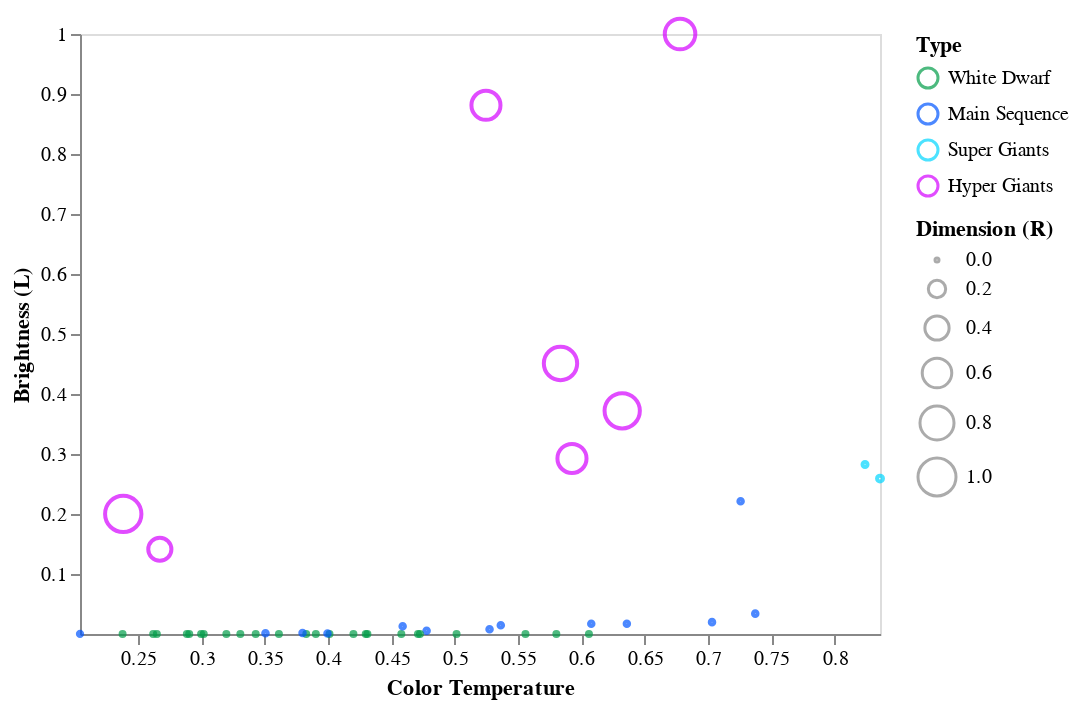

Write notebook code for a chart like this one.
### Markdown cell above
In questo primo grafico possiamo vedere come in questa classe spettrale siano presenti tre tipi diversi di stelle di dimensione, luminosità e temperatura di colore variabile.

Possiamo notare come sia presente un cluster di stelle appartenenti al gruppo Main Sequence nella parte inferiore destra del grafico: sono stelle con una luminosità bassa ma una temperatura elevata. É possibile altresì notare che sono stelle molto piccole.

Sempre nella parte più a destra del grafico, quindi fra le stelle con una temperatura elevata, è possibile trovare le stelle appartenenti al gruppo delle Hyper Giants. Possiamo notare come le stelle appartenenti a questo gruppo siano stelle di dimensioni elevate rispetto alle altre presenti in questa classe spettrale.

Notiamo come le stelle appartenenti alla categoria delle Super Giants siano stelle piccole che hanno prevalentemente una temperatura e una luminosità medio-bassa.

### Code cell
data = dataset[dataset['Spectral_Class'] == 'B']

dom = ['White Dwarf', 'Main Sequence', 'Super Giants', 'Hyper Giants']
rng = ['#029c49', '#0055ff', '#00d5ff', '#d400ff']

alt.Chart(data).mark_point().encode( 
    
    x = alt.X('Temperature',
         scale = alt.Scale(domain = (min(data.Temperature), max(data.Temperature))),
         axis = alt.Axis(format='K', title='Color Temperature', grid = False)
         ),
    
    y = alt.Y('L',
         scale = alt.Scale(domain = (min(data.L), max(data.L))),
         axis = alt.Axis(format='K', title='Brightness (L)', grid = False)
         ),
    
    size = alt.Size('R', 
                    scale = alt.Scale(domain = [0, 1]), 
                    legend = alt.Legend(title = 'Dimension (R)')
                   ),
    
    color = alt.Color('Type', scale=alt.Scale(domain=dom, range=rng)
                     )
    
)

### Figure 1 — Vega-Lite specification as saved in the notebook (floating-point values rounded to 4 significant figures)
{"config": {"view": {"continuousWidth": 400, "continuousHeight": 300}}, "data": {"name": "data-108a41c4d2f56f8b3a0ee02bf9668583"}, "mark": "point", "encoding": {"color": {"type": "nominal", "field": "Type", "scale": {"domain": ["White Dwarf", "Main Sequence", "Super Giants", "Hyper Giants"], "range": ["#029c49", "#0055ff", "#00d5ff", "#d400ff"]}}, "size": {"type": "quantitative", "field": "R", "legend": {"title": "Dimension (R)"}, "scale": {"domain": [0, 1]}}, "x": {"type": "quantitative", "axis": {"format": "K", "grid": false, "title": "Color Temperature"}, "field": "Temperature", "scale": {"domain": [0.2039, 0.8358]}}, "y": {"type": "quantitative", "axis": {"format": "K", "grid": false, "title": "Brightness (L)"}, "field": "L", "scale": {"domain": [6.004e-10, 1.0]}}}, "$schema": "https://vega.github.io/schema/vega-lite/v4.8.1.json", "datasets": {"data-108a41c4d2f56f8b3a0ee02bf9668583": [{"Temperature": 0.6059, "L": 6.583e-08, "R": 0.0, "A_M": 0.7036, "Color": "Blue-White", "Spectral_Class": "B", "Type": "White Dwarf"}, {"Temperature": 0.3826, "L": 1.521e-08, "R": 2.874e-06, "A_M": 0.7445, "Color": "Blue-White", "Spectral_Class": "B", "Type": "White Dwarf"}, {"Temperature": 0.7373, "L": 0.03395, "R": 0.003229, "A_M": 0.2414, "Color": "Blue-White", "Spectral_Class": "B", "Type": "Main Sequence"}, {"Temperature": 0.3504, "L": 0.001337, "R": 0.003691, "A_M": 0.3111, "Color": "Blue-White", "Spectral_Class": "B", "Type": "Main Sequence"}, {"Temperature": 0.2039, "L": 8.712e-05, "R": 0.001479, "A_M": 0.3777, "Color": "White", "Spectral_Class": "B", "Type": "Main Sequence"}, {"Temperature": 0.8358, "L": 0.259, "R": 0.01334, "A_M": 0.182, "Color": "Blue", "Spectral_Class": "B", "Type": "Super Giants"}, {"Temperature": 0.401, "L": 1.06e-09, "R": 3.387e-06, "A_M": 0.762, "Color": "Blue-White", "Spectral_Class": "B", "Type": "White Dwarf"}, {"Temperature": 0.3195, "L": 6.946e-10, "R": 2.566e-07, "A_M": 0.7533, "Color": "Blue-White", "Spectral_Class": "B", "Type": "White Dwarf"}, {"Temperature": 0.2646, "L": 8.241e-10, "R": 4.106e-07, "A_M": 0.752, "Color": "Blue-White", "Spectral_Class": "B", "Type": "White Dwarf"}, {"Temperature": 0.2375, "L": 7.77e-10, "R": 1.54e-07, "A_M": 0.7226, "Color": "Blue-White", "Spectral_Class": "B", "Type": "White Dwarf"}, {"Temperature": 0.4708, "L": 1.201e-09, "R": 2.412e-06, "A_M": 0.7273, "Color": "Blue", "Spectral_Class": "B", "Type": "White Dwarf"}, {"Temperature": 0.824, "L": 0.2825, "R": 0.006154, "A_M": 0.1695, "Color": "Blue", "Spectral_Class": "B", "Type": "Super Giants"}, {"Temperature": 0.3016, "L": 6.004e-10, "R": 7.236e-07, "A_M": 0.8002, "Color": "Blue-White", "Spectral_Class": "B", "Type": "White Dwarf"}, {"Temperature": 0.5013, "L": 1.672e-09, "R": 1.437e-06, "A_M": 0.733, "Color": "Blue", "Spectral_Class": "B", "Type": "White Dwarf"}, {"Temperature": 0.4296, "L": 1.436e-09, "R": 4.824e-07, "A_M": 0.7724, "Color": "Blue", "Spectral_Class": "B", "Type": "White Dwarf"}, {"Temperature": 0.3305, "L": 8.712e-10, "R": 6.774e-07, "A_M": 0.7455, "Color": "Blue-White", "Spectral_Class": "B", "Type": "White Dwarf"}, {"Temperature": 0.2617, "L": 6.946e-10, "R": 2.977e-07, "A_M": 0.7286, "Color": "Blue-White", "Spectral_Class": "B", "Type": "White Dwarf"}, {"Temperature": 0.2883, "L": 7.417e-10, "R": 5.389e-07, "A_M": 0.7739, "Color": "Blue-White", "Spectral_Class": "B", "Type": "White Dwarf"}, {"Temperature": 0.2902, "L": 9.418e-10, "R": 8.006e-07, "A_M": 0.7239, "Color": "Blue-White", "Spectral_Class": "B", "Type": "White Dwarf"}, {"Temperature": 0.7257, "L": 0.2213, "R": 0.003085, "A_M": 0.2473, "Color": "Blue-White", "Spectral_Class": "B", "Type": "Main Sequence"}, {"Temperature": 0.3797, "L": 0.001505, "R": 0.002911, "A_M": 0.2689, "Color": "Blue-White", "Spectral_Class": "B", "Type": "Main Sequence"}, {"Temperature": 0.6077, "L": 0.01707, "R": 0.003034, "A_M": 0.2483, "Color": "Blue-White", "Spectral_Class": "B", "Type": "Main Sequence"}, {"Temperature": 0.7031, "L": 0.01977, "R": 0.00328, "A_M": 0.2448, "Color": "Blue-White", "Spectral_Class": "B", "Type": "Main Sequence"}, {"Temperature": 0.6358, "L": 0.01709, "R": 0.002813, "A_M": 0.2539, "Color": "Blue-White", "Spectral_Class": "B", "Type": "Main Sequence"}, {"Temperature": 0.4777, "L": 0.005557, "R": 0.003475, "A_M": 0.2664, "Color": "Blue-White", "Spectral_Class": "B", "Type": "Main Sequence"}, {"Temperature": 0.6322, "L": 0.372, "R": 0.8617, "A_M": 0.08818, "Color": "Blue", "Spectral_Class": "B", "Type": "Hyper Giants"}, {"Temperature": 0.2381, "L": 0.2001, "R": 0.913, "A_M": 0.06316, "Color": "Blue-White", "Spectral_Class": "B", "Type": "Hyper Giants"}, {"Temperature": 0.267, "L": 0.1413, "R": 0.3638, "A_M": 0.1276, "Color": "Blue-White", "Spectral_Class": "B", "Type": "Hyper Giants"}, {"Temperature": 0.5925, "L": 0.2925, "R": 0.5822, "A_M": 0.1151, "Color": "Blue-White", "Spectral_Class": "B", "Type": "Hyper Giants"}, {"Temperature": 0.3902, "L": 1.554e-09, "R": 1.899e-06, "A_M": 0.7752, "Color": "Blue", "Spectral_Class": "B", "Type": "White Dwarf"}, {"Temperature": 0.361, "L": 1.342e-09, "R": 1.54e-06, "A_M": 0.7455, "Color": "Blue", "Spectral_Class": "B", "Type": "White Dwarf"}, {"Temperature": 0.3427, "L": 1.295e-09, "R": 1.488e-06, "A_M": 0.7552, "Color": "Blue", "Spectral_Class": "B", "Type": "White Dwarf"}, {"Temperature": 0.2995, "L": 1.189e-09, "R": 1.642e-06, "A_M": 0.7761, "Color": "Blue", "Spectral_Class": "B", "Type": "White Dwarf"}, {"Temperature": 0.4309, "L": 1.483e-09, "R": 2.053e-06, "A_M": 0.7236, "Color": "Blue", "Spectral_Class": "B", "Type": "White Dwarf"}, {"Temperature": 0.4724, "L": 1.742e-09, "R": 2.977e-06, "A_M": 0.7273, "Color": "Blue", "Spectral_Class": "B", "Type": "White Dwarf"}, {"Temperature": 0.5801, "L": 1.778e-09, "R": 2.207e-06, "A_M": 0.7026, "Color": "Blue", "Spectral_Class": "B", "Type": "White Dwarf"}, {"Temperature": 0.5558, "L": 1.46e-09, "R": 1.026e-06, "A_M": 0.6911, "Color": "Blue", "Spectral_Class": "B", "Type": "White Dwarf"}, {"Temperature": 0.4199, "L": 1.213e-09, "R": 1.129e-06, "A_M": 0.7373, "Color": "Blue", "Spectral_Class": "B", "Type": "White Dwarf"}, {"Temperature": 0.4577, "L": 1.377e-09, "R": 8.109e-07, "A_M": 0.7361, "Color": "Blue", "Spectral_Class": "B", "Type": "White Dwarf"}, {"Temperature": 0.5363, "L": 0.01466, "R": 0.00326, "A_M": 0.258, "Color": "Blue-White", "Spectral_Class": "B", "Type": "Main Sequence"}, {"Temperature": 0.5274, "L": 0.007944, "R": 0.003403, "A_M": 0.293, "Color": "Blue-White", "Spectral_Class": "B", "Type": "Main Sequence"}, {"Temperature": 0.4588, "L": 0.01286, "R": 0.00309, "A_M": 0.2764, "Color": "Blue-White", "Spectral_Class": "B", "Type": "Main Sequence"}, {"Temperature": 0.3994, "L": 0.00104, "R": 0.002897, "A_M": 0.2902, "Color": "Blue-White", "Spectral_Class": "B", "Type": "Main Sequence"}, {"Temperature": 0.5834, "L": 0.4509, "R": 0.7667, "A_M": 0.09631, "Color": "Blue-White", "Spectral_Class": "B", "Type": "Hyper Giants"}, {"Temperature": 0.6779, "L": 1.0, "R": 0.6425, "A_M": 0.1354, "Color": "Blue-White", "Spectral_Class": "B", "Type": "Hyper Giants"}, {"Temperature": 0.5246, "L": 0.8812, "R": 0.5799, "A_M": 0.1329, "Color": "Blue-White", "Spectral_Class": "B", "Type": "Hyper Giants"}]}}
